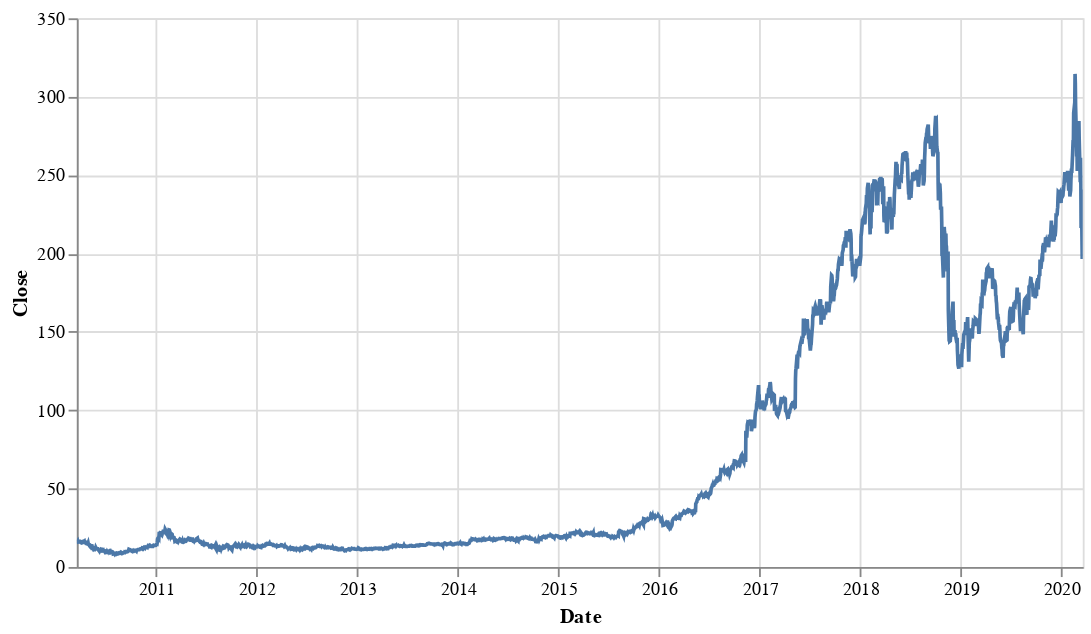

Notebook cell for this chart:
### Code cell
source = NVDA['history']

base = alt.Chart(source).properties(width=550)

line = base.mark_line().encode(
    x='Date:T',
    y=alt.Y('Close', scale=alt.Scale(type='linear', base=10))
).interactive(bind_y=False)

line

### Figure 1 — Vega-Lite specification as saved in the notebook (floating-point values rounded to 4 significant figures; data arrays with more than 128 entries replaced by an {"elided": "..."} marker saying what was removed)
{"config": {"view": {"continuousWidth": 400, "continuousHeight": 300}}, "data": {"name": "data-96d1456422274b5c0164d360be5b4f2b"}, "mark": "line", "encoding": {"x": {"type": "temporal", "field": "Date"}, "y": {"type": "quantitative", "field": "Close", "scale": {"base": 10, "type": "linear"}}}, "selection": {"selector001": {"type": "interval", "bind": "scales", "encodings": ["x"]}}, "width": 550, "$schema": "https://vega.github.io/schema/vega-lite/v4.0.2.json", "datasets": {"data-96d1456422274b5c0164d360be5b4f2b": {"elided": "2517 records"}}}
